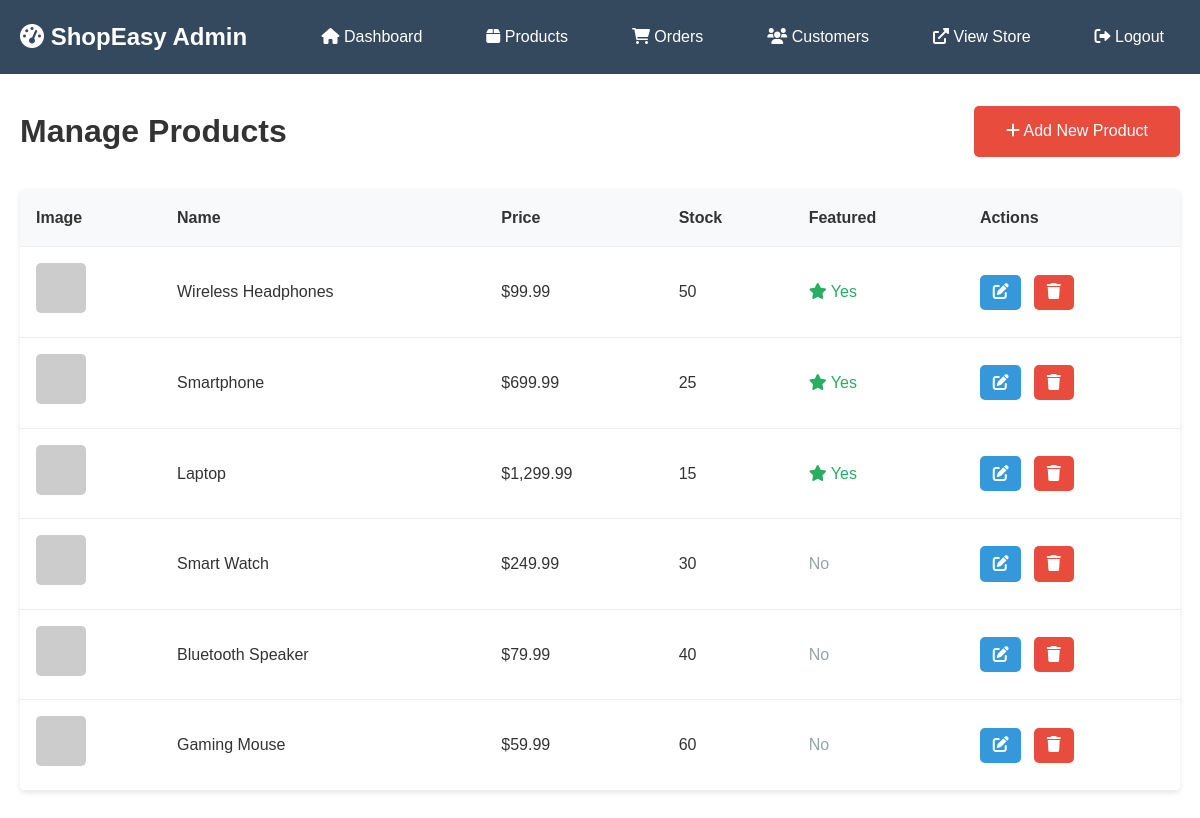
The app's page /admin/products.php (signed in) with its own data.
### tables this page shows
CREATE TABLE products (
    id INT AUTO_INCREMENT PRIMARY KEY,
    name VARCHAR(255) NOT NULL,
    description TEXT,
    price DECIMAL(10, 2) NOT NULL,
    stock_quantity INT DEFAULT 0,
    image VARCHAR(255) DEFAULT 'assets/images/placeholder.jpg',
    featured BOOLEAN DEFAULT FALSE,
    created_at TIMESTAMP DEFAULT CURRENT_TIMESTAMP,
    updated_at TIMESTAMP DEFAULT CURRENT_TIMESTAMP ON UPDATE CURRENT_TIMESTAMP
);

### admin/products.php (the view, shortened to what this page needs)
<?php
include '../config/database.php';
include '../includes/functions.php';
try {
    $products = $conn->query("SELECT * FROM products ORDER BY created_at DESC")->fetchAll(PDO::FETCH_ASSOC);
} catch (Exception $e) {
    $products = [];
}
?>
<!DOCTYPE html>
<html lang="en">
<head>
    <link rel="stylesheet" href="../assets/css/style.css">
    <link rel="stylesheet" href="https://cdnjs.cloudflare.com/ajax/libs/font-awesome/6.0.0/css/all.min.css">
</head>
<body>
    <?php include 'includes/admin_header.php'; ?>
    <div class="admin-content">
        <div class="container">
            <div style="display: flex; justify-content: space-between; align-items: center; margin-bottom: 2rem;">
                <h1>Manage Products</h1>
                <a href="add_product.php" class="btn btn-primary">
                    <i class="fas fa-plus"></i> Add New Product
                </a>
            </div>
            <?php if (empty($products)): ?>
                <div style="text-align: center; padding: 3rem;">
                    <i class="fas fa-box-open" style="font-size: 4rem; color: #bdc3c7; margin-bottom: 1rem;"></i>
                    <h2>No products found</h2>
                    <p>Start by adding your first product!</p>
                    <a href="add_product.php" class="btn btn-primary">Add Product</a>
                </div>
            <?php else: ?>
                <table class="data-table">
                    <thead>
                        <tr>
                            <th>Image</th>
                            <th>Name</th>
                            <th>Price</th>
                            <th>Stock</th>
                            <th>Featured</th>
                            <th>Actions</th>
                        </tr>
                    </thead>
                    <tbody>
                        <?php foreach ($products as $product): ?>
                        <tr>
                            <td>
                                <img src="../<?php echo $product['image']; ?>" alt="<?php echo $product['name']; ?>"
                                     style="width: 50px; height: 50px; object-fit: cover; border-radius: 5px;">
                            </td>
                            <td><?php echo htmlspecialchars($product['name']); ?></td>
                            <td>$<?php echo number_format($product['price'], 2); ?></td>
                            <td><?php echo $product['stock_quantity']; ?></td>
                            <td>
                                <?php if ($product['featured']): ?>
                                    <span style="color: #27ae60;"><i class="fas fa-star"></i> Yes</span>
                                <?php else: ?>
                                    <span style="color: #95a5a6;">No</span>
                                <?php endif; ?>
                            </td>
                            <td>
                                <a href="edit_product.php?id=<?php echo $product['id']; ?>" class="btn btn-secondary" style="padding: 0.3rem 0.8rem; margin-right: 0.5rem;">
                                    <i class="fas fa-edit"></i>
                                </a>
                                <a href="products.php?delete=<?php echo $product['id']; ?>"
                                   class="btn" style="background: #e74c3c; color: white; padding: 0.3rem 0.8rem;"
                                   onclick="return confirm('Are you sure you want to delete this product?')">
                                    <i class="fas fa-trash"></i>
                                </a>
                            </td>
                        </tr>
                        <?php endforeach; ?>
                    </tbody>
                </table>
            <?php endif; ?>
        </div>
    </div>
</body>
</html>

### assets/css/style.css (style rules this page uses)
* { margin: 0; padding: 0; box-sizing: border-box; }
body { font-family: 'Arial', sans-serif; line-height: 1.6; color: #333; }
.container { max-width: 1200px; margin: 0 auto; padding: 0 20px; }
.btn { display: inline-block; padding: 0.8rem 2rem; text-decoration: none; border-radius: 5px; transition: all 0.3s; border: none; cursor: pointer; font-size: 1rem; }
.btn-primary { background: #e74c3c; color: white; }
.btn-secondary { background: #3498db; color: white; }
.admin-content { padding: 2rem 0; }
.data-table { width: 100%; border-collapse: collapse; background: white; border-radius: 5px; overflow: hidden; box-shadow: 0 2px 5px rgba(0,0,0,0.1); }
.data-table th, .data-table td { padding: 1rem; text-align: left; border-bottom: 1px solid #eee; }
.data-table th { background: #f8f9fa; font-weight: bold; }

### records on screen
products: name "Wireless Headphones", price "99.99", stock_quantity "50", featured 1 (drawn)
products: name "Smartphone", price "699.99", stock_quantity "25", featured 1 (drawn)
products: name "Laptop", price "1,299.99", stock_quantity "15", featured 1 (drawn)
products: name "Smart Watch", price "249.99", stock_quantity "30", featured "No"
products: name "Bluetooth Speaker", price "79.99", stock_quantity "40", featured "No"
products: name "Gaming Mouse", price "59.99", stock_quantity "60", featured "No"
